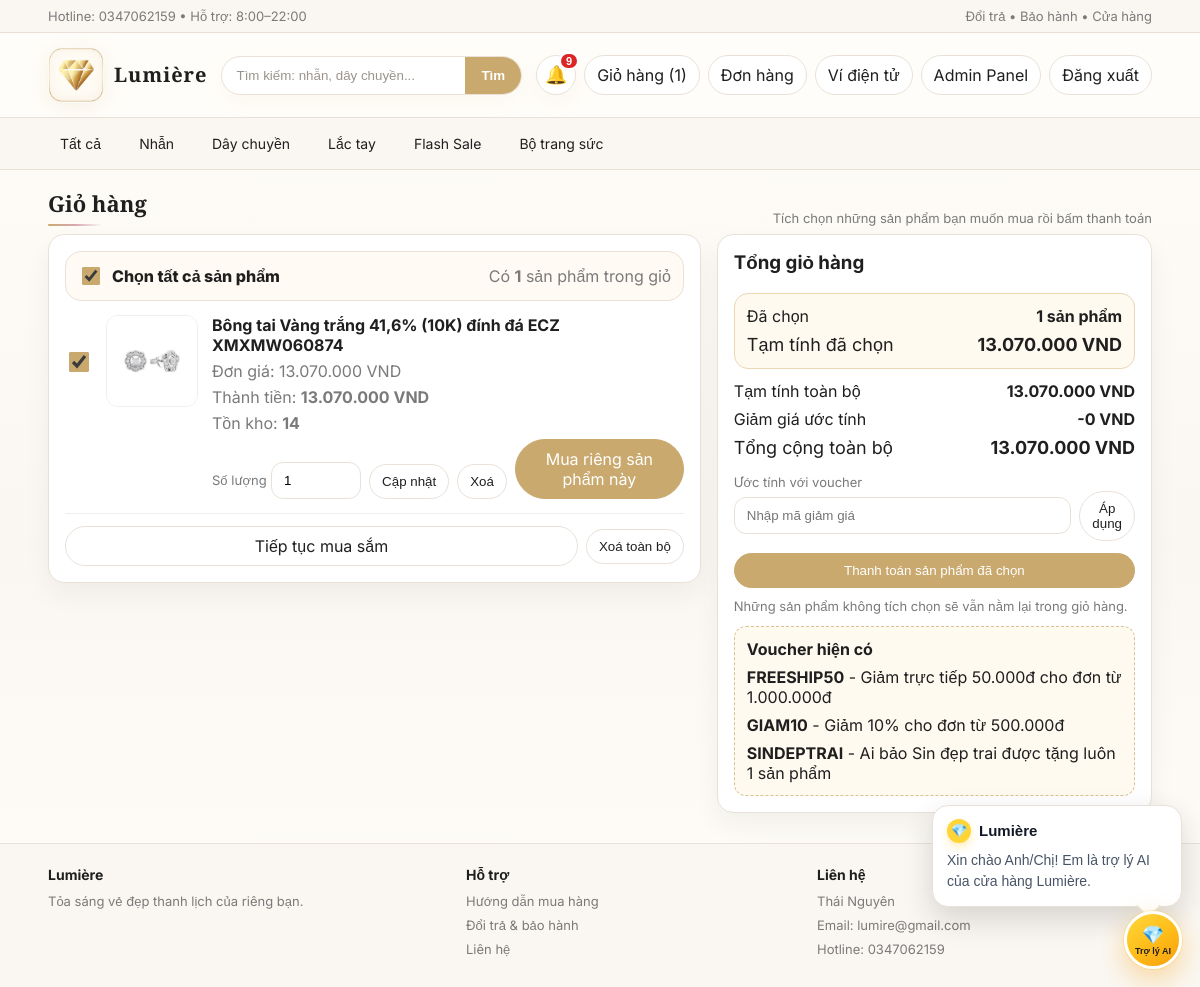
The page /gio-hang/ (signed in) on the database its author committed.
### shop/models.py (models this page shows, shortened)
class CartItem(models.Model):
    user = models.ForeignKey(User, on_delete=models.CASCADE, related_name="cart_items")
    san_pham = models.ForeignKey(SanPham, on_delete=models.CASCADE, related_name="cart_items")
    quantity = models.IntegerField(default=1)
    created_at = models.DateTimeField(auto_now_add=True)
    updated_at = models.DateTimeField(auto_now=True)
    class Meta:
        unique_together = ("user", "san_pham")
        ordering = ["-updated_at", "-id"]
    @property
    def thanh_tien(self) -> int:
        return max(int(self.quantity or 0), 0) * max(int(self.san_pham.gia_hien_tai or 0), 0)

class SanPham(models.Model):
    TRANG_THAI = [
        ("active", "Hoạt động"),
        ("inactive", "Ngừng kinh doanh"),
    ]
    ten = models.CharField(max_length=100)
    gia = models.IntegerField(default=0)
    gia_khuyen_mai = models.IntegerField(blank=True, null=True)
    flash_sale_price = models.IntegerField(blank=True, null=True)
    flash_sale_start = models.DateTimeField(blank=True, null=True)
    flash_sale_end = models.DateTimeField(blank=True, null=True)
    anh = models.ImageField(upload_to="sanpham/", blank=True, null=True)
    search_tags = models.CharField(max_length=255, blank=True, default="")
    mo_ta = models.TextField(blank=True, default="")
    ton_kho = models.IntegerField(default=10)
    trang_thai = models.CharField(max_length=20, choices=TRANG_THAI, default="active")
    @property
    def dang_giam_gia(self) -> bool:
        return self.gia_khuyen_mai is not None and int(self.gia_khuyen_mai or 0) > 0 and int(self.gia_khuyen_mai) < int(self.gia or 0)
    @property
    def co_flash_sale_cai_dat(self) -> bool:
        return (
            self.flash_sale_price is not None
            and int(self.flash_sale_price or 0) > 0
            and int(self.flash_sale_price) < int(self.gia or 0)
        )
    @property
    def dang_flash_sale(self) -> bool:
        if not self.co_flash_sale_cai_dat:
            return False
    @property
    def gia_hien_tai(self) -> int:
        if self.dang_flash_sale:
            return int(self.flash_sale_price)
        if self.dang_giam_gia:
            return int(self.gia_khuyen_mai)
        return int(self.gia or 0)

class Voucher(models.Model):
    DISCOUNT_TYPES = [
        ("percent", "Giảm theo %"),
        ("fixed", "Giảm số tiền cố định"),
    ]
    code = models.CharField(max_length=30, unique=True)
    title = models.CharField(max_length=100, default="")
    description = models.CharField(max_length=255, blank=True, default="")
    discount_type = models.CharField(max_length=20, choices=DISCOUNT_TYPES, default="percent")
    value = models.IntegerField(default=0)
    min_order_value = models.IntegerField(default=0)
    max_discount = models.IntegerField(default=0)
    usage_limit = models.IntegerField(default=0)
    used_count = models.IntegerField(default=0)
    active = models.BooleanField(default=True)
    starts_at = models.DateTimeField(blank=True, null=True)
    ends_at = models.DateTimeField(blank=True, null=True)
    created_at = models.DateTimeField(auto_now_add=True)
    class Meta:
        ordering = ["code"]

### shop/views.py (the view, shortened to what this page needs)
# urls.py: path("gio-hang/", views.gio_hang, name="gio_hang"),
@login_required
def gio_hang(request):
    seed_sample_products()
    seed_sample_vouchers()
    items = list(get_cart_items(request.user))
    subtotal = sum(item.thanh_tien for item in items)
    voucher_code = (request.GET.get("voucher") or "").strip().upper()
    voucher = None
    discount = 0
    voucher_error = ""
    return render(request, "gio_hang.html", {"items": items, "subtotal": subtotal, "discount": discount, "total": max(subtotal - discount, 0), "voucher": voucher, "voucher_code": voucher_code, "voucher_error": voucher_error, "cart_count": cart_item_count(request.user), "available_vouchers": Voucher.objects.filter(active=True).order_by("code")[:5]})

### shop/services.py (called while the page is built)
def seed_sample_vouchers() -> None:
    ds = [
        {
            "code": "GIAM10",
            "title": "Giảm 10%",
            "description": "Giảm 10% cho đơn từ 500.000đ",
            "discount_type": "percent",
            "value": 10,
            "min_order_value": 500_000,
            "max_discount": 300_000,
        },
        {
            "code": "FREESHIP50",
            "title": "Giảm 50.000đ",
            "description": "Giảm trực tiếp 50.000đ cho đơn từ 1.000.000đ",
            "discount_type": "fixed",
            "value": 50_000,
            "min_order_value": 1_000_000,
            "max_discount": 50_000,
        },
    ]
    for item in ds:
        Voucher.objects.update_or_create(
            code=item["code"],
            defaults={**item, "active": True},
        )

def get_cart_items(user: User):
    return CartItem.objects.filter(user=user).select_related("san_pham")

def cart_item_count(user: User) -> int:
    if not getattr(user, "is_authenticated", False):
        return 0
    return get_cart_items(user).count()

### shop/templatetags/tien.py (called while the page is built)
@register.filter
def vnd(x):
    try:
        x = int(x)
        return f"{x:,}".replace(",", ".")
    except Exception:
        return x

### templates/gio_hang.html (shortened to what this page needs)
{% extends "base.html" %}
{% load tien %}
{% block content %}
<div class="section">
  <h2>Giỏ hàng</h2>
  <div class="hint">Tích chọn những sản phẩm bạn muốn mua rồi bấm thanh toán</div>
</div>
{% if items %}
  <div class="split-2" style="align-items:start;">
    <div class="card" style="padding:16px;">
      <div style="display:flex;align-items:center;justify-content:space-between;gap:12px;flex-wrap:wrap;margin-bottom:14px;padding:12px;border:1px solid var(--line);border-radius:16px;background:#fffaf4;">
        <label style="display:flex;align-items:center;gap:9px;font-weight:800;cursor:pointer;">
          <input id="selectAllCart" type="checkbox" checked style="width:18px;height:18px;accent-color:#C9A96E;">
          Chọn tất cả sản phẩm
        </label>
        <div class="muted">Có <b>{{ items|length }}</b> sản phẩm trong giỏ</div>
      </div>
      <div style="display:grid;gap:14px;">
        {% for item in items %}
          <div class="cart-select-row" style="display:flex;gap:14px;padding-bottom:14px;border-bottom:1px solid #eee;" data-subtotal="{{ item.thanh_tien }}">
            <label style="display:flex;align-items:flex-start;padding-top:34px;cursor:pointer;">
              <input
                class="cart-item-checkbox"
                form="cartCheckoutForm"
                type="checkbox"
                name="selected_items"
                value="{{ item.id }}"
                checked
                style="width:20px;height:20px;accent-color:#C9A96E;"
                aria-label="Chọn {{ item.san_pham.ten }}"
              >
            </label>
            <div style="width:92px;height:92px;border:1px solid #eee;border-radius:12px;overflow:hidden;display:flex;align-items:center;justify-content:center;background:#fff;flex-shrink:0;">
              {% if item.san_pham.anh %}
                <img src="{{ item.san_pham.anh.url }}" alt="{{ item.san_pham.ten }}" style="width:100%;height:100%;object-fit:contain;">
              {% else %}
                <span class="muted">No image</span>
              {% endif %}
            </div>
            <div style="flex:1;">
              <div style="font-weight:700;">{{ item.san_pham.ten }}</div>
              <div class="muted" style="margin:6px 0;">Đơn giá:
                {% if item.san_pham.dang_giam_gia %}
                  <b>{{ item.san_pham.gia_hien_tai|vnd }} VND</b>
                  <span style="text-decoration:line-through; margin-left:6px;">{{ item.san_pham.gia|vnd }} VND</span>
                {% else %}
                  {{ item.san_pham.gia|vnd }} VND
                {% endif %}
              </div>
              <div class="muted" style="margin:6px 0;">Thành tiền: <b class="cart-item-subtotal">{{ item.thanh_tien|vnd }} VND</b></div>
              <div class="muted" style="margin:6px 0;">Tồn kho: <b>{{ item.san_pham.ton_kho }}</b></div>
              <div class="row" style="flex-wrap:wrap;gap:8px;align-items:end;">
                <form method="post" action="{% url 'cap_nhat_gio_hang' item.id %}" class="row" style="gap:8px;align-items:end;">
                  <div>
                    <label class="label">Số lượng</label>
                    <input class="input" type="number" name="quantity" min="1" max="99" value="{{ item.quantity }}" style="width:90px;">
                  </div>
                  <button class="btn" type="submit">Cập nhật</button>
                </form>
                <form method="post" action="{% url 'xoa_khoi_gio' item.id %}">
                  <button class="btn" type="submit">Xoá</button>
                </form>
                <a class="btn primary" href="{% url 'dat_hang' item.san_pham.id %}">Mua riêng sản phẩm này</a>
              </div>
            </div>
          </div>
        {% endfor %}
      </div>
      <div class="row" style="margin-top:12px;">
        <a class="btn" href="{% url 'home' %}">Tiếp tục mua sắm</a>
        <form method="post" action="{% url 'xoa_toan_bo_gio_hang' %}">
          <button class="btn" type="submit">Xoá toàn bộ</button>
        </form>
      </div>
    </div>
    <div class="card" style="padding:16px;position:sticky;top:92px;">
      <h3 style="margin-top:0;">Tổng giỏ hàng</h3>
      <div style="padding:12px;border-radius:14px;background:#fffaf0;border:1px solid #ead7b4;margin-bottom:12px;">
        <div style="display:flex;justify-content:space-between;margin-bottom:8px;">
          <span>Đã chọn</span>
          <b><span id="selectedCartCount">{{ items|length }}</span> sản phẩm</b>
        </div>
        <div style="display:flex;justify-content:space-between;font-size:18px;">
          <span>Tạm tính đã chọn</span>
          <b id="selectedCartTotal">{{ subtotal|vnd }} VND</b>
        </div>
      </div>
      <div style="display:flex;justify-content:space-between;margin-bottom:8px;"><span>Tạm tính toàn bộ</span><b>{{ subtotal|vnd }} VND</b></div>
      <div style="display:flex;justify-content:space-between;margin-bottom:8px;"><span>Giảm giá ước tính</span><b>-{{ discount|vnd }} VND</b></div>
      <div style="display:flex;justify-content:space-between;font-size:18px;"><span>Tổng cộng toàn bộ</span><b>{{ total|vnd }} VND</b></div>
      <form method="get" style="margin-top:12px;">
        <label class="label">Ước tính với voucher</label>
        <div class="row">
          <input class="input" type="text" name="voucher" value="{{ voucher_code }}" placeholder="Nhập mã giảm giá">
          <button class="btn" type="submit">Áp dụng</button>
        </div>
      </form>
      <form id="cartCheckoutForm" method="get" action="{% url 'thanh_toan_gio_hang' %}" style="margin-top:12px;">
        <button id="checkoutSelectedBtn" class="btn primary" type="submit" style="width:100%;text-align:center;">Thanh toán sản phẩm đã chọn</button>
      </form>
      <div class="muted" style="margin-top:10px;font-size:13px;">
        Những sản phẩm không tích chọn sẽ vẫn nằm lại trong giỏ hàng.
      </div>
      {% if available_vouchers %}
        <div style="margin-top:12px;padding:12px;border:1px dashed #d8c394;border-radius:12px;background:#fffaf0;">
          <div style="font-weight:700;">Voucher hiện có</div>
          <div style="display:grid;gap:8px;margin-top:8px;">
            {% for voucher in available_vouchers %}
              <div><b>{{ voucher.code }}</b> - {{ voucher.description }}</div>
            {% endfor %}
          </div>
        </div>
      {% endif %}
    </div>
  </div>
{% else %}
  <div class="card" style="padding:20px;">Giỏ hàng của bạn đang trống. <a href="{% url 'home' %}">Mua sắm ngay</a>.</div>
{% endif %}
{% endblock %}

### static/style.css (style rules this page uses)
:root { --bg:#FFFDF9;--bg-soft:#FAF7F2;--card:#ffffff;--text:#1F1F1F;--muted:#7A7A7A;--line:#E9E1D8;--gold:#C9A96E;--rose:#D8A7B1;--dark:#1F1F1F;--success-bg:#f3fbf6;--success-line:#cae7d3;--success-text:#256642;--error-bg:#fff5f6;--error-line:#f2d6db;--error-text:#8b3b4b;--warning-bg:#fffaf1;--warning-line:#ead7b4;--warning-text:#8a6531;--info-bg:#f7f4fb;--info-line:#e4d8ed;--info-text:#6e5b76; }
* { box-sizing:border-box; }
body { margin:0;background:linear-gradient(180deg,#FFFDF9 0%,var(--bg-soft) 55%,#FFFDF9 100%);color:var(--text);font-family:"Inter",Arial,sans-serif; }
a { color:inherit;text-decoration:none; }
.btn { display:inline-block;padding:9px 12px;border:1px solid var(--line);border-radius:999px;background:#fff;transition:all .18s ease;cursor:pointer;color:var(--text); }
.btn.primary { background:var(--gold);color:#fff;border-color:var(--gold); }
.section { margin:18px 0 8px;display:flex;align-items:flex-end;justify-content:space-between;gap:10px; }
.section h2 { position:relative; }
.section h2::after { content:"";display:block;width:54px;height:2px;border-radius:999px;background:linear-gradient(90deg,var(--gold),var(--rose),transparent);margin-top:6px; }
.section h2 { margin:0;font-family:"Cormorant Garamond",serif;font-size:22px; }
.section .hint { color:var(--muted);font-size:13px; }
.card { background:var(--card);border:1px solid var(--line);border-radius:16px;overflow:hidden;box-shadow:0 12px 26px rgba(31,31,31,.05); }
.card .row,.row { display:flex;gap:8px;align-items:center; }
.card .row .btn { flex:1;text-align:center; }
.input,input[type="text"],input[type="number"],input[type="password"],input[type="email"],select,textarea { width:100%;max-width:100%;padding:10px 12px;border-radius:12px;border:1px solid var(--line);background:#fff; }
input[type="checkbox"] { width:18px;height:18px; }
.split-2 { display:grid;grid-template-columns:1.2fr .8fr;gap:16px; }
.label { font-size:13px;color:var(--muted);margin-bottom:6px; }
.muted { color:var(--muted); }

### rows shown on the page
CartItem: san_pham.anh (picture), san_pham.ten "Bông tai Vàng trắng 41,6% (10K) đính đá ECZ XMXMW060874", san_pham.gia|vnd "13.070.000", thanh_tien|vnd "13.070.000", san_pham.ton_kho "14", quantity "1"
Voucher: code "FREESHIP50", description "Giảm trực tiếp 50.000đ cho đơn từ 1.000.000đ"
Voucher: code "GIAM10", description "Giảm 10% cho đơn từ 500.000đ"
Voucher: code "SINDEPTRAI", description "Ai bảo Sin đẹp trai được tặng luôn 1 sản phẩm"

### other values the page prints
{{ cart_count }} "1"
{{ items|length }} "1"
{{ subtotal|vnd }} "13.070.000"
{{ discount|vnd }} "0"
{{ total|vnd }} "13.070.000"
